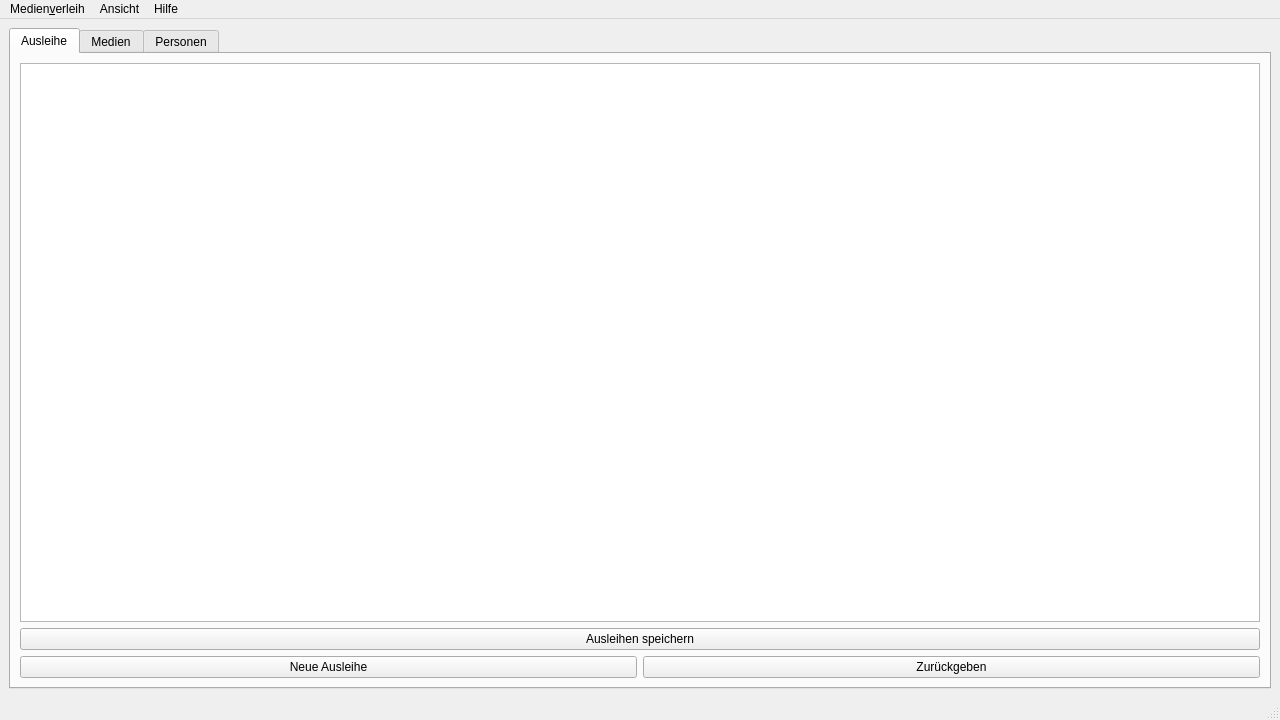
<?xml version="1.0" encoding="UTF-8"?>
<ui version="4.0">
 <class>MainWindow</class>
 <widget class="QMainWindow" name="MainWindow">
  <property name="geometry">
   <rect>
    <x>0</x>
    <y>0</y>
    <width>1280</width>
    <height>720</height>
   </rect>
  </property>
  <property name="cursor">
   <cursorShape>ArrowCursor</cursorShape>
  </property>
  <property name="windowTitle">
   <string>Medienverleih 0.5</string>
  </property>
  <widget class="QWidget" name="centralwidget">
   <layout class="QVBoxLayout" name="verticalLayout_2">
    <item>
     <widget class="QTabWidget" name="MainTabWidget">
      <property name="currentIndex">
       <number>0</number>
      </property>
      <widget class="QWidget" name="AusleiheTab">
       <attribute name="title">
        <string>Ausleihe</string>
       </attribute>
       <layout class="QVBoxLayout" name="verticalLayout_8">
        <item>
         <widget class="QTableWidget" name="LendTableWidget">
          <property name="editTriggers">
           <set>QAbstractItemView::NoEditTriggers</set>
          </property>
          <property name="selectionBehavior">
           <enum>QAbstractItemView::SelectRows</enum>
          </property>
         </widget>
        </item>
        <item>
         <widget class="QPushButton" name="SaveLendTableButton">
          <property name="statusTip">
           <string>Speichert die aktuelle Ausleihliste. Änderungen gehen verloren ohne Speichern beim Wechseln von Tabs!</string>
          </property>
          <property name="text">
           <string>Ausleihen speichern</string>
          </property>
          <property name="icon">
           <iconset theme="document-save">
            <normaloff>.</normaloff>.</iconset>
          </property>
         </widget>
        </item>
        <item>
         <layout class="QHBoxLayout" name="horizontalLayout_2">
          <item>
           <widget class="QPushButton" name="AddNewLendButton">
            <property name="statusTip">
             <string>Erstellt eine neue Ausleihe.</string>
            </property>
            <property name="text">
             <string>Neue Ausleihe</string>
            </property>
            <property name="icon">
             <iconset theme="list-add">
              <normaloff>.</normaloff>.</iconset>
            </property>
           </widget>
          </item>
          <item>
           <widget class="QPushButton" name="DeleteLendButton">
            <property name="statusTip">
             <string>Gibt ein ausgeliehenes Medium zurück.</string>
            </property>
            <property name="text">
             <string>Zurückgeben</string>
            </property>
            <property name="icon">
             <iconset theme="list-remove">
              <normaloff>.</normaloff>.</iconset>
            </property>
           </widget>
          </item>
         </layout>
        </item>
       </layout>
      </widget>
      <widget class="QWidget" name="MedienTab">
       <attribute name="title">
        <string>Medien</string>
       </attribute>
       <layout class="QVBoxLayout" name="verticalLayout_4">
        <item>
         <layout class="QVBoxLayout" name="verticalLayout">
          <item>
           <widget class="QTabWidget" name="MediaTypeTab">
            <property name="statusTip">
             <string>Hier können die Bücher bearbeitet werden. Doppelklick auf eine Zelle zum Bearbeiten.</string>
            </property>
            <property name="currentIndex">
             <number>1</number>
            </property>
            <widget class="QWidget" name="BookTab">
             <attribute name="title">
              <string>Bücher</string>
             </attribute>
             <layout class="QVBoxLayout" name="verticalLayout_5">
              <item>
               <widget class="QTableWidget" name="BookTableWidget"/>
              </item>
              <item>
               <widget class="QPushButton" name="SaveBookTableButton">
                <property name="statusTip">
                 <string>Speichert die aktuelle Bücherliste. Änderungen gehen verloren ohne Speichern beim Wechseln von Tabs!</string>
                </property>
                <property name="text">
                 <string>Bücher speichern</string>
                </property>
                <property name="icon">
                 <iconset theme="document-save">
                  <normaloff>.</normaloff>.</iconset>
                </property>
               </widget>
              </item>
              <item>
               <layout class="QHBoxLayout" name="horizontalLayout_3">
                <item>
                 <widget class="QPushButton" name="AddBookButton">
                  <property name="statusTip">
                   <string>Fügt ein Buch hinzu.</string>
                  </property>
                  <property name="text">
                   <string>Buch hinzufügen</string>
                  </property>
                  <property name="icon">
                   <iconset theme="list-add">
                    <normaloff>.</normaloff>.</iconset>
                  </property>
                 </widget>
                </item>
                <item>
                 <widget class="QPushButton" name="DeleteBookButton">
                  <property name="statusTip">
                   <string>Löscht das aktuell ausgewählte Buch.</string>
                  </property>
                  <property name="text">
                   <string>Buch löschen</string>
                  </property>
                  <property name="icon">
                   <iconset theme="list-remove">
                    <normaloff>.</normaloff>.</iconset>
                  </property>
                 </widget>
                </item>
               </layout>
              </item>
             </layout>
            </widget>
            <widget class="QWidget" name="CDTab">
             <attribute name="title">
              <string>CDs</string>
             </attribute>
             <layout class="QVBoxLayout" name="verticalLayout_6">
              <item>
               <widget class="QTableWidget" name="CDTableWidget">
                <property name="statusTip">
                 <string>Hier können die CDs bearbeitet werden. Doppelklick auf eine Zelle zum Bearbeiten.</string>
                </property>
               </widget>
              </item>
              <item>
               <widget class="QPushButton" name="SaveCDTableButton">
                <property name="statusTip">
                 <string>Speichert die aktuelle CD-Liste. Änderungen gehen verloren ohne Speichern beim Wechseln von Tabs!</string>
                </property>
                <property name="text">
                 <string>CDs speichern</string>
                </property>
                <property name="icon">
                 <iconset theme="document-save">
                  <normaloff>.</normaloff>.</iconset>
                </property>
               </widget>
              </item>
              <item>
               <layout class="QHBoxLayout" name="horizontalLayout_4">
                <item>
                 <widget class="QPushButton" name="AddCDButton">
                  <property name="statusTip">
                   <string>Fügt eine CD hinzu.</string>
                  </property>
                  <property name="text">
                   <string>CD hinzufügen</string>
                  </property>
                  <property name="icon">
                   <iconset theme="list-add">
                    <normaloff>.</normaloff>.</iconset>
                  </property>
                  <property name="checkable">
                   <bool>false</bool>
                  </property>
                  <property name="autoRepeatDelay">
                   <number>299</number>
                  </property>
                 </widget>
                </item>
                <item>
                 <widget class="QPushButton" name="DeleteCDButton">
                  <property name="statusTip">
                   <string>Löscht die aktuell ausgewählte CD.</string>
                  </property>
                  <property name="text">
                   <string>CD löschen</string>
                  </property>
                  <property name="icon">
                   <iconset theme="list-remove">
                    <normaloff>.</normaloff>.</iconset>
                  </property>
                 </widget>
                </item>
               </layout>
              </item>
             </layout>
            </widget>
           </widget>
          </item>
         </layout>
        </item>
       </layout>
      </widget>
      <widget class="QWidget" name="PersonenTab">
       <attribute name="title">
        <string>Personen</string>
       </attribute>
       <layout class="QVBoxLayout" name="verticalLayout_3">
        <item>
         <widget class="QTableWidget" name="PersonTableWidget">
          <property name="statusTip">
           <string>Hier können die Personen bearbeitet werden. Doppelklick auf eine Zelle zum Bearbeiten.</string>
          </property>
         </widget>
        </item>
        <item>
         <widget class="QPushButton" name="SavePersonTableButton">
          <property name="statusTip">
           <string>Speichert die aktuelle Personenliste. Änderungen gehen verloren ohne Speichern beim Wechseln von Tabs!</string>
          </property>
          <property name="text">
           <string>Personen speichern</string>
          </property>
          <property name="icon">
           <iconset theme="document-save">
            <normaloff>.</normaloff>.</iconset>
          </property>
         </widget>
        </item>
        <item>
         <layout class="QHBoxLayout" name="horizontalLayout">
          <item>
           <widget class="QPushButton" name="AddPersonButton">
            <property name="statusTip">
             <string>Fügt eine Person hinzu.</string>
            </property>
            <property name="text">
             <string>Person hinzufügen</string>
            </property>
            <property name="icon">
             <iconset theme="list-add">
              <normaloff>.</normaloff>.</iconset>
            </property>
           </widget>
          </item>
          <item>
           <widget class="QPushButton" name="DeletePersonButton">
            <property name="statusTip">
             <string>Löscht die aktuell ausgewählte Person.</string>
            </property>
            <property name="text">
             <string>Person löschen</string>
            </property>
            <property name="icon">
             <iconset theme="list-remove">
              <normaloff>.</normaloff>.</iconset>
            </property>
           </widget>
          </item>
         </layout>
        </item>
       </layout>
      </widget>
     </widget>
    </item>
   </layout>
  </widget>
  <widget class="QMenuBar" name="menubar">
   <property name="geometry">
    <rect>
     <x>0</x>
     <y>0</y>
     <width>1280</width>
     <height>30</height>
    </rect>
   </property>
   <widget class="QMenu" name="menuMedienverleih">
    <property name="statusTip">
     <string>Hauptmenü</string>
    </property>
    <property name="title">
     <string>Medien&amp;verleih</string>
    </property>
    <addaction name="action_ffnen"/>
    <addaction name="actionSpeichern"/>
    <addaction name="separator"/>
    <addaction name="actionBeenden"/>
   </widget>
   <widget class="QMenu" name="menuHilfe">
    <property name="statusTip">
     <string>Hilfemenü</string>
    </property>
    <property name="title">
     <string>Hilfe</string>
    </property>
    <addaction name="action_ber"/>
   </widget>
   <widget class="QMenu" name="menuAnsicht">
    <property name="statusTip">
     <string>Ansichtsmenü</string>
    </property>
    <property name="title">
     <string>Ansicht</string>
    </property>
    <addaction name="actionDefault_Theme"/>
    <addaction name="actionDark_Theme"/>
   </widget>
   <addaction name="menuMedienverleih"/>
   <addaction name="menuAnsicht"/>
   <addaction name="menuHilfe"/>
  </widget>
  <widget class="QStatusBar" name="MainStatusbar"/>
  <action name="action_ffnen">
   <property name="text">
    <string>&amp;Öffnen</string>
   </property>
  </action>
  <action name="actionSpeichern">
   <property name="text">
    <string>&amp;Speichern</string>
   </property>
  </action>
  <action name="actionBeenden">
   <property name="icon">
    <iconset theme="application-exit">
     <normaloff>.</normaloff>.</iconset>
   </property>
   <property name="text">
    <string>&amp;Beenden</string>
   </property>
   <property name="statusTip">
    <string>Beendet das Programm.</string>
   </property>
  </action>
  <action name="action_ber">
   <property name="text">
    <string>&amp;Über...</string>
   </property>
   <property name="statusTip">
    <string>Zeigt einen Dialog mit Information über dieses Programm an.</string>
   </property>
  </action>
  <action name="actionDefault_Theme">
   <property name="checkable">
    <bool>true</bool>
   </property>
   <property name="checked">
    <bool>true</bool>
   </property>
   <property name="text">
    <string>&amp;Default Theme</string>
   </property>
   <property name="statusTip">
    <string>Setzt das GUI-Thema auf den Standard zurück.</string>
   </property>
  </action>
  <action name="actionDark_Theme">
   <property name="checkable">
    <bool>true</bool>
   </property>
   <property name="text">
    <string>D&amp;ark Theme</string>
   </property>
   <property name="statusTip">
    <string>Setzt das GUI-Thema auf ein dunkles Thema.</string>
   </property>
  </action>
 </widget>
 <resources/>
 <connections/>
</ui>
